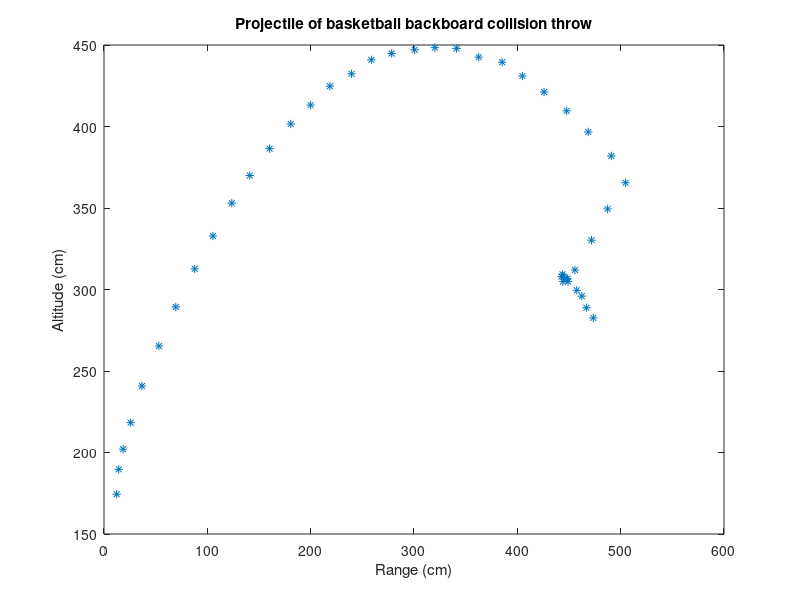

MATLAB code for this plot:
BoardCollisionData = [
0       12.209	174.381
0.334	14.254	189.684
0.5     18.465	202.035
0.667	25.763	218.316
0.834	36.711	240.772
1.001	53.083	265.33
1.168	69.483	289.298
1.335	87.775	312.636
1.502	105.436	332.82
1.668	123.687	352.992
1.835	141.068	369.928
2.002	160.233	386.418
2.169	180.734	401.571
2.336	199.898	413.159
2.502	218.617	424.747
2.669	239.564	432.323
2.836	258.727	440.907
3.003	278.338	444.802
3.17	300.623	447.031
3.337	320.233	448.368
3.504	341.18	447.922
3.67	362.572	442.574
3.837	385.302	439.454
4.004	404.912	430.986
4.171	425.859	421.181
5.839	442.795	307.978
6.006	443.687	309.315
5.672	444.132	304.858
6.173	445.024	307.978
6.34	447.252	306.195
4.338	447.698	409.593
5.506	448.589	306.641
6.506	449.035	304.858
5.339	455.72	311.989
6.673	457.503	299.51
6.84	462.405	295.944
7.007	466.862	288.813
4.504	468.645	396.669
5.172	471.765	330.262
7.174	473.547	282.574
5.005	487.364	349.426
4.671	490.929	381.961
4.838	504.745	365.471];

swishData = [
0       5.677	77.947
0.2     5.324	80.953
0.4     6.561	85.726
0.601	9.743	93.505
0.801	15.401	104.113
1.001	23.887	116.842
1.201	32.55	128.864
1.401	41.711	139.248
1.502	46.438	143.66
1.568	49.275	147.127
1.768	59.045	155.321
1.969	67.87	162.885
2.169	77.022	170.323
2.369	86.272	175.258
2.569	95.251	179.196
2.769	104.388	182.032
2.97	113.525	183.922
3.17	122.819	185.34
3.37	132.744	184.237
3.57	141.093	182.347
3.77	150.86	179.984
3.971	159.839	176.518
4.171	169.134	171.634
4.371	178.112	165.388
4.438	181.362	162.888
4.638	190.612	155.638
4.838	200.362	147.138
5.038	209.362	136.138
5.072	211.112	136.888
5.105	211.112	136.888
5.138	212.612	135.388
5.172	212.862	135.888
5.205	214.362	135.638
5.405	213.362	135.138
5.606	215.362	133.388
5.806	216.112	130.888
5.906	217.112	129.388];

plot(BoardCollisionData(:,2),BoardCollisionData(:,3),'*')
xlabel('Range (cm)')
ylabel('Altitude (cm)')
title('Projectile of basketball backboard collision throw')
% plot(swishData(:,2),swishData(:,3))
% xlabel('Range (cm)')
% ylabel('Altitude (cm)')
% title('Projectile of basketball swish throw')
